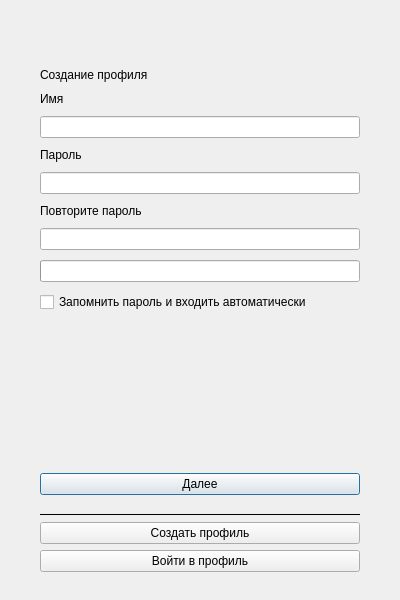
<?xml version="1.0" encoding="UTF-8"?>
<ui version="4.0">
 <class>LoginScreen</class>
 <widget class="QDialog" name="LoginScreen">
  <property name="geometry">
   <rect>
    <x>0</x>
    <y>0</y>
    <width>400</width>
    <height>600</height>
   </rect>
  </property>
  <property name="minimumSize">
   <size>
    <width>360</width>
    <height>540</height>
   </size>
  </property>
  <property name="maximumSize">
   <size>
    <width>520</width>
    <height>760</height>
   </size>
  </property>
  <property name="windowTitle">
   <string notr="true">Khandaq</string>
  </property>
  <property name="windowIcon">
   <iconset resource="../res.qrc">
    <normaloff>:/img/icons/khandaq.svg</normaloff>:/img/icons/khandaq.svg</iconset>
  </property>
  <layout class="QVBoxLayout" name="rootLayout">
   <property name="spacing">
    <number>18</number>
   </property>
   <property name="leftMargin">
    <number>40</number>
   </property>
   <property name="topMargin">
    <number>36</number>
   </property>
   <property name="rightMargin">
    <number>40</number>
   </property>
   <property name="bottomMargin">
    <number>28</number>
   </property>
   <item alignment="Qt::AlignHCenter">
    <widget class="QLabel" name="label_7">
     <property name="text">
      <string/>
     </property>
     <property name="alignment">
      <set>Qt::AlignHCenter|Qt::AlignVCenter</set>
     </property>
     <property name="scaledContents">
      <bool>false</bool>
     </property>
    </widget>
   </item>
   <item>
    <widget class="QStackedWidget" name="stackedWidget">
     <property name="currentIndex">
      <number>0</number>
     </property>
     <widget class="QWidget" name="newPage">
      <layout class="QVBoxLayout" name="newPageLayout">
       <property name="spacing">
        <number>10</number>
       </property>
       <property name="leftMargin">
        <number>0</number>
       </property>
       <property name="topMargin">
        <number>0</number>
       </property>
       <property name="rightMargin">
        <number>0</number>
       </property>
       <property name="bottomMargin">
        <number>0</number>
       </property>
       <item>
        <widget class="QLabel" name="labelNewProfile">
         <property name="text">
          <string notr="true">Создание профиля</string>
         </property>
        </widget>
       </item>
       <item>
        <widget class="QLabel" name="label">
         <property name="text">
          <string notr="true">Имя</string>
         </property>
        </widget>
       </item>
       <item>
        <widget class="QLineEdit" name="newUsername">
         <property name="accessibleDescription">
          <string>Username input field</string>
         </property>
         <property name="maxLength">
          <number>64</number>
         </property>
        </widget>
       </item>
       <item>
        <widget class="QLabel" name="label_2">
         <property name="text">
          <string notr="true">Пароль</string>
         </property>
        </widget>
       </item>
       <item>
        <widget class="PasswordEdit" name="newPass">
         <property name="accessibleDescription">
          <string>Password input field, you can leave it empty (no password), or type at least 6 characters</string>
         </property>
        </widget>
       </item>
       <item>
        <widget class="QLabel" name="label_8">
         <property name="text">
          <string notr="true">Повторите пароль</string>
         </property>
        </widget>
       </item>
       <item>
        <widget class="PasswordEdit" name="newPassConfirm">
         <property name="accessibleDescription">
          <string>Password confirmation field</string>
         </property>
        </widget>
       </item>
       <item>
        <widget class="QProgressBar" name="passStrengthMeter">
         <property name="value">
          <number>0</number>
         </property>
         <property name="format">
          <string notr="true"/>
         </property>
        </widget>
       </item>
       <item>
        <widget class="QCheckBox" name="createAutoLoginCB">
         <property name="accessibleDescription">
          <string>Remember the password and skip the login screen</string>
         </property>
         <property name="text">
          <string>Запомнить пароль и входить автоматически</string>
         </property>
         <property name="toolTip">
          <string>Пароль будет сохранён в системном хранилище учётных данных этого компьютера. Не включайте на общем компьютере.</string>
         </property>
        </widget>
       </item>
       <item>
        <spacer name="verticalSpacer">
         <property name="orientation">
          <enum>Qt::Vertical</enum>
         </property>
         <property name="sizeHint" stdset="0">
          <size>
           <width>20</width>
           <height>20</height>
          </size>
         </property>
        </spacer>
       </item>
       <item>
        <widget class="QPushButton" name="createAccountButton">
         <property name="accessibleDescription">
          <string>Create a new profile button</string>
         </property>
         <property name="text">
          <string notr="true">Далее</string>
         </property>
        </widget>
       </item>
      </layout>
     </widget>
     <widget class="QWidget" name="loginPage">
      <layout class="QVBoxLayout" name="loginPageLayout">
       <property name="spacing">
        <number>10</number>
       </property>
       <property name="leftMargin">
        <number>0</number>
       </property>
       <property name="topMargin">
        <number>0</number>
       </property>
       <property name="rightMargin">
        <number>0</number>
       </property>
       <property name="bottomMargin">
        <number>0</number>
       </property>
       <item>
        <widget class="QLabel" name="labelLoadProfile">
         <property name="text">
          <string notr="true">Войти в профиль</string>
         </property>
        </widget>
       </item>
       <item>
        <widget class="QLabel" name="userNameLabel">
         <property name="text">
          <string notr="true">Название профиля</string>
         </property>
        </widget>
       </item>
       <item>
        <widget class="QComboBox" name="loginUsernames">
         <property name="accessibleName">
          <string>Profile list</string>
         </property>
         <property name="accessibleDescription">
          <string>List of profiles</string>
         </property>
        </widget>
       </item>
       <item>
        <widget class="QLabel" name="loginPasswordLabel">
         <property name="text">
          <string notr="true">Пароль</string>
         </property>
        </widget>
       </item>
       <item>
        <widget class="PasswordEdit" name="loginPassword">
         <property name="accessibleDescription">
          <string>Password input</string>
         </property>
        </widget>
       </item>
       <item>
        <widget class="QCheckBox" name="autoLoginCB">
         <property name="toolTip">
          <string>If the profile does not have a password, Khandaq can skip the login screen</string>
         </property>
         <property name="accessibleDescription">
          <string>Load automatically checkbox</string>
         </property>
         <property name="text">
          <string notr="true">Входить автоматически</string>
         </property>
        </widget>
       </item>
       <item>
        <spacer name="verticalSpacer_4">
         <property name="orientation">
          <enum>Qt::Vertical</enum>
         </property>
         <property name="sizeHint" stdset="0">
          <size>
           <width>20</width>
           <height>20</height>
          </size>
         </property>
        </spacer>
       </item>
       <item>
        <widget class="QPushButton" name="loginButton">
         <property name="accessibleName">
          <string/>
         </property>
         <property name="accessibleDescription">
          <string>Load selected profile button</string>
         </property>
         <property name="text">
          <string notr="true">Далее</string>
         </property>
        </widget>
       </item>
       <item>
        <widget class="QPushButton" name="importButton">
         <property name="accessibleDescription">
          <string>Import profile</string>
         </property>
         <property name="text">
          <string notr="true">Импорт профиля</string>
         </property>
        </widget>
       </item>
      </layout>
     </widget>
    </widget>
   </item>
   <item>
    <layout class="QVBoxLayout" name="linksLayout">
     <property name="spacing">
      <number>6</number>
     </property>
     <item>
      <widget class="Line" name="line">
       <property name="frameShadow">
        <enum>QFrame::Plain</enum>
       </property>
       <property name="orientation">
        <enum>Qt::Horizontal</enum>
       </property>
      </widget>
     </item>
     <item>
      <widget class="QPushButton" name="newProfilePgbtn">
       <property name="accessibleName">
        <string/>
       </property>
       <property name="accessibleDescription">
        <string>New profile creation page</string>
       </property>
       <property name="text">
        <string notr="true">Создать профиль</string>
       </property>
      </widget>
     </item>
     <item>
      <widget class="QPushButton" name="loginPgbtn">
       <property name="accessibleName">
        <string>Load Profile</string>
       </property>
       <property name="accessibleDescription">
        <string>Loading existing profile page</string>
       </property>
       <property name="text">
        <string notr="true">Войти в профиль</string>
       </property>
      </widget>
     </item>
    </layout>
   </item>
  </layout>
 </widget>
 <customwidgets>
  <customwidget>
   <class>PasswordEdit</class>
   <extends>QLineEdit</extends>
   <header>src/widget/passwordedit.h</header>
  </customwidget>
 </customwidgets>
 <resources>
  <include location="../res.qrc"/>
 </resources>
 <connections/>
</ui>
